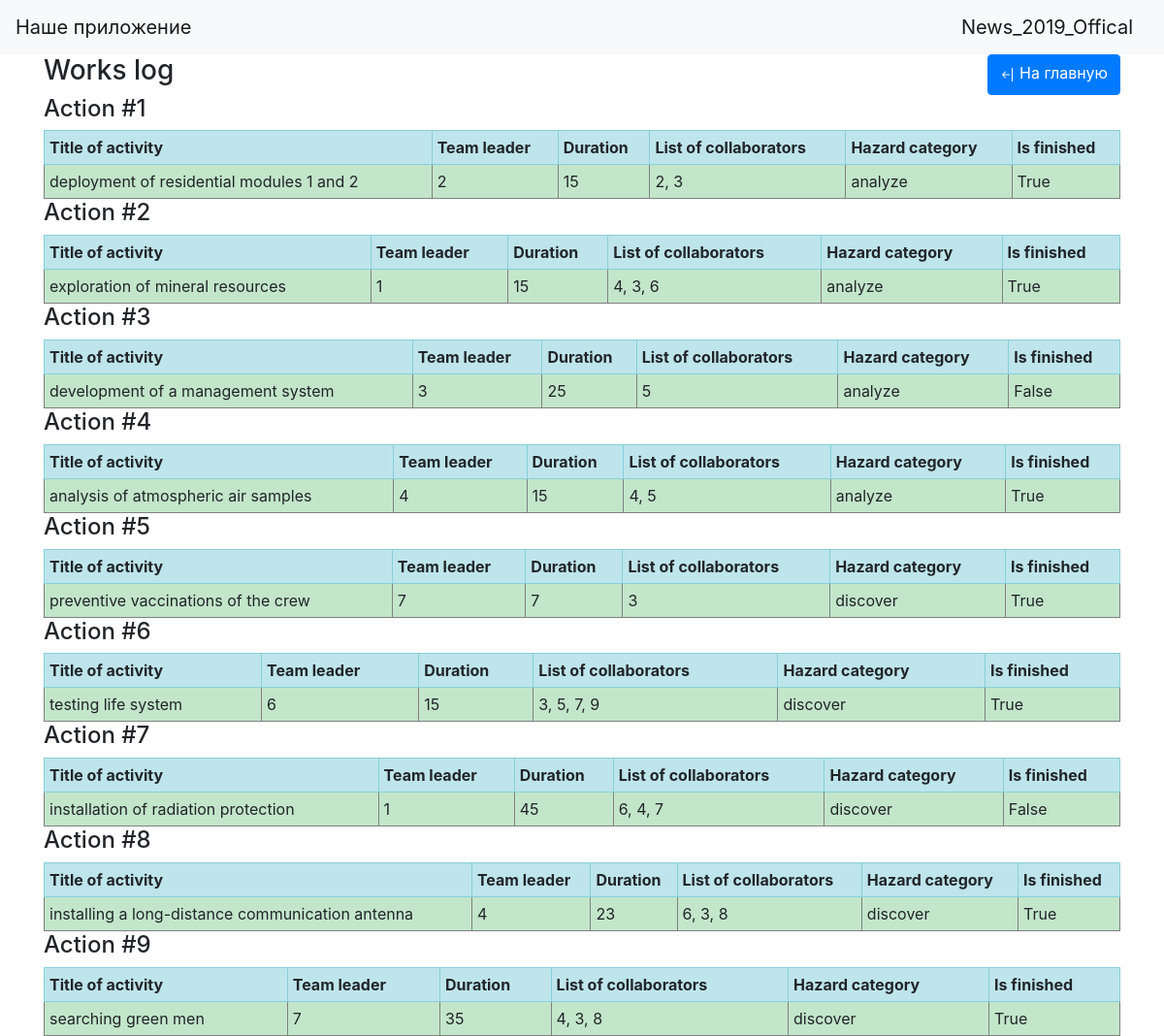
/works_log (signed in), run on the app's committed database.
### data/users.py (models this page shows, shortened)
class User(SqlAlchemyBase, UserMixin, SerializerMixin):
    __tablename__ = 'users'
    id = sqlalchemy.Column(sqlalchemy.Integer,
                           primary_key=True, autoincrement=True)
    surname = sqlalchemy.Column(sqlalchemy.String)
    name = sqlalchemy.Column(sqlalchemy.String)
    age = sqlalchemy.Column(sqlalchemy.Integer)
    position = sqlalchemy.Column(sqlalchemy.String)
    speciality = sqlalchemy.Column(sqlalchemy.String)
    address = sqlalchemy.Column(sqlalchemy.String)
    email = sqlalchemy.Column(sqlalchemy.String, unique=True)
    hashed_password = sqlalchemy.Column(sqlalchemy.String)
    modified_date = sqlalchemy.Column(sqlalchemy.DateTime)
    city_from = sqlalchemy.Column(sqlalchemy.String)
    jobs = orm.relation("Jobs", back_populates='user')
    news = orm.relation("News", back_populates='user')
    department = orm.relation("Department", back_populates='user')

### data/jobs.py (models this page shows)
class Jobs(SqlAlchemyBase, SerializerMixin):
    __tablename__ = 'jobs'
    id = sqlalchemy.Column(sqlalchemy.Integer, primary_key=True)
    team_leader = sqlalchemy.Column(sqlalchemy.Integer, sqlalchemy.ForeignKey("users.id"))
    job = sqlalchemy.Column(sqlalchemy.String)
    work_size = sqlalchemy.Column(sqlalchemy.Integer)
    collaborators = sqlalchemy.Column(sqlalchemy.String)
    start_date = sqlalchemy.Column(sqlalchemy.Integer)
    end_date = sqlalchemy.Column(sqlalchemy.Integer)
    is_finished = sqlalchemy.Column(sqlalchemy.Boolean)
    user = orm.relation('User')
    categories = orm.relation("Category",
                              secondary="association",
                              backref="jobs")

### data/category.py (models this page shows)
class Category(SqlAlchemyBase):
    __tablename__ = 'category'
    id = sqlalchemy.Column(sqlalchemy.Integer, primary_key=True,
                           autoincrement=True)
    name = sqlalchemy.Column(sqlalchemy.String, nullable=True)

### f_main.py (the view)
@app.route('/works_log', methods=['GET', 'POST'])
@login_required
def work_log():
    db_sess = db_session.create_session()
    jobs = db_sess.query(Jobs).all()
    category = db_sess.query(Category).all()
    categ = {}
    for el in category:
        for sc in db_sess.query(association_table).all():
            if sc[1] == el.id:
                idd = el.name
            categ[sc[0]] = idd
    return render_template('work_log.html', title="Work log", jobs=jobs, cat=categ)

### data/db_session.py (called while the page is built)
def create_session() -> Session:
    global __factory
    return __factory()

### f_main.py (called while the page is built)
@login_manager.user_loader
def load_user(user_id):
    db_sess = db_session.create_session()
    return db_sess.query(User).get(user_id)

### templates/work_log.html (shortened to what this page needs)
{% extends "base.html" %}
{% block content %}
<div class="btn-toolbar justify-content-between">
    <h3>Works log</h3>
    <a href="/" class="btn btn-primary" aria-valuetext="center">
        На главную</a>
</div>
{% for item in jobs %}
<h4>Action #{{ loop.index }}</h4>
<table border="1" width="100%" cellpadding="5">
    <tr class="table-info">
        <th>Title of activity</th>
        <th>Team leader</th>
        <th>Duration</th>
        <th>List of collaborators</th>
        <th>Hazard category</th>
        <th>Is finished</th>
    </tr>
    <tr>
        <td class="table-success">{{ item.job }}</td>
        <td class="table-success">{{ item.team_leader }}</td>
        <td class="table-success">{{ item.work_size }}</td>
        <td class="table-success">{{ item.collaborators }}</td>
        <td class="table-success">{{ cat[item.id] }}</td>
        <td class="table-success">{{ item.is_finished }}</td>
    </tr>
</table>
{% endfor %}
{% endblock %}

### templates/base.html (shortened to what this page needs)
<!doctype html>
<html lang="en">
<head>
    <link rel="stylesheet"
          href="https://stackpath.bootstrapcdn.com/bootstrap/4.4.1/css/bootstrap.min.css"
>
</head>
<body>
<header>
    <nav class="navbar navbar-light bg-light">
        <a class="navbar-brand" href="/">Наше приложение</a>
        <a class="navbar-brand" href="#"> {% if current_user.is_authenticated %}
            <a class="navbar-brand" href="/logout">{{ current_user.name }}</a>
            {% else %}
            <p>
                <a class="btn btn-primary " href="/register">Зарегистрироваться</a>
                <a class="btn btn-success" href="/login">Войти</a>
            </p>
            {% endif %}</a>
    </nav>
</header>
<main role="main" class="container">
    {% block content %}{% endblock %}
</main>
</body>
</html>

### data on the page
User: name "News_2019_Offical"
Jobs: job "deployment of residential modules 1 and 2", team_leader "2", work_size "15", collaborators "2, 3", is_finished "True"
Category: name "analyze"
Jobs: job "exploration of mineral resources", team_leader "1", work_size "15", collaborators "4, 3, 6", is_finished "True"
Jobs: job "development of a management system", team_leader "3", work_size "25", collaborators "5", is_finished "False"
Jobs: job "analysis of atmospheric air samples", team_leader "4", work_size "15", collaborators "4, 5", is_finished "True"
Jobs: job "preventive vaccinations of the crew", team_leader "7", work_size "7", collaborators "3", is_finished "True"
Category: name "discover"
Jobs: job "testing life system", team_leader "6", work_size "15", collaborators "3, 5, 7, 9", is_finished "True"
Jobs: job "installation of radiation protection", team_leader "1", work_size "45", collaborators "6, 4, 7", is_finished "False"
Jobs: job "installing a long-distance communication antenna", team_leader "4", work_size "23", collaborators "6, 3, 8", is_finished "True"
Jobs: job "searching green men", team_leader "7", work_size "35", collaborators "4, 3, 8", is_finished "True"
